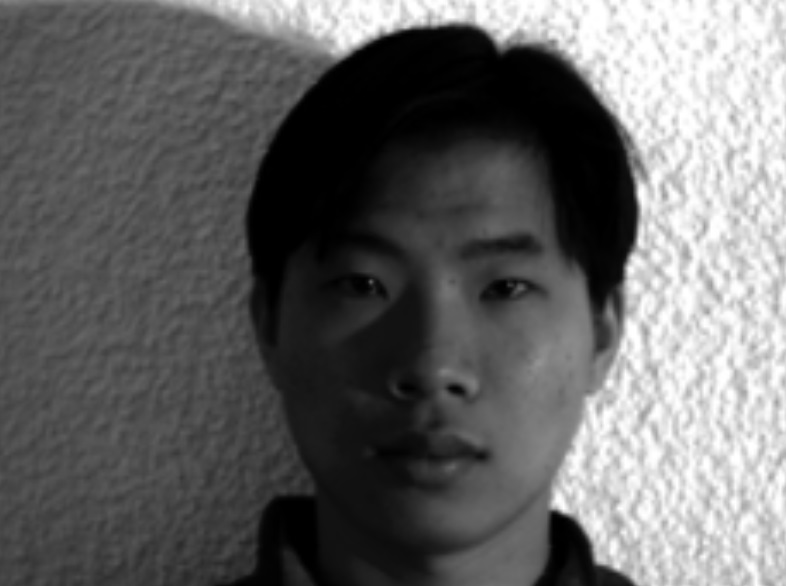
#> input picture Normalizacion/tarea/chino.jpg, 786 x 586 px
$ python sqi_norm_hst.py
#> lines starting #> are read from the running program, lines starting #| are printed output that depends on the picture
#> further down, image is the input picture: shape (586, 786); min 0, max 255, mean 101.7
import cv2
import numpy as np
import matplotlib.pyplot as plt

def self_quotient_image(image, filter_size=30, epsilon=1.5):
    # Asegurarse de que filter_size es impar
#> called with filter_size = 30, epsilon = 1.5
    if filter_size <= 0 or filter_size % 2 == 0:
        filter_size = max(3, filter_size | 1)  # Convertir a un número impar positivo mínimo 3

    # Suavizado de la imagen con un filtro gaussiano
    smoothed = cv2.GaussianBlur(image, (filter_size, filter_size), 0)
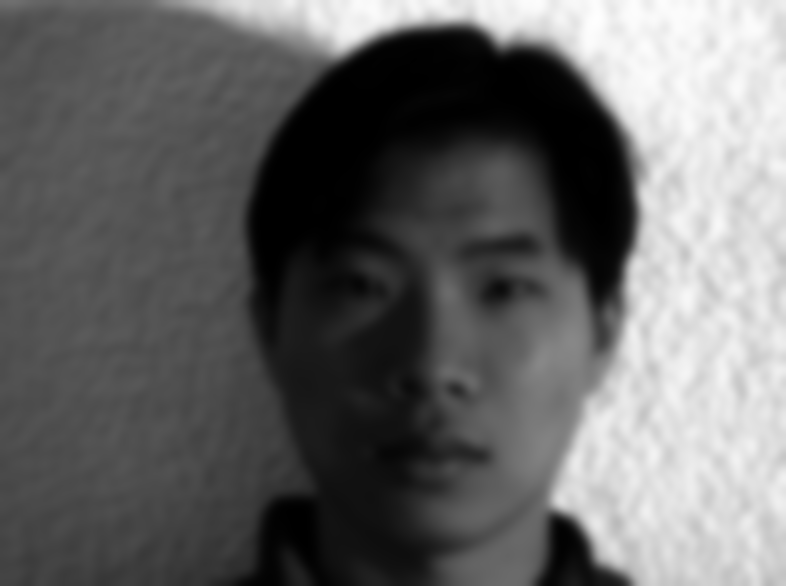
#> smoothed: shape (586, 786); min 0, max 254, mean 101.7

    # Cálculo de la Self-Quotient Image
    sqi = image / (smoothed + epsilon)
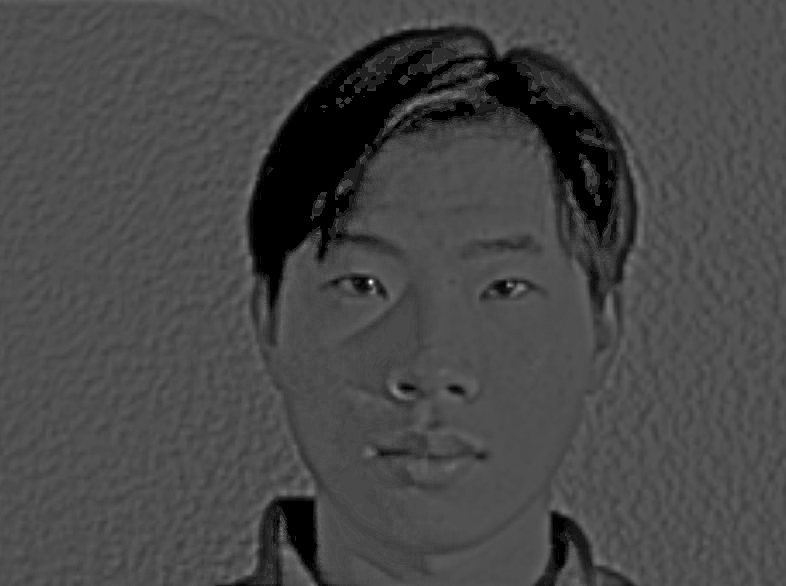
#> sqi: shape (586, 786) float64; min 0, max 3.16, mean 0.893; drawn with min black and max white

    # Normalización para que la imagen esté en un rango de 0 a 255
    sqi_normalized = cv2.normalize(sqi, None, 0, 255, cv2.NORM_MINMAX)

    return sqi_normalized.astype(np.uint8)

# Cargar imagen de entrada (escala de grises)
image_path = "tarea/chino.jpg"  # Cambia esta ruta por la de tu imagen
image = cv2.imread(image_path, cv2.IMREAD_GRAYSCALE)

if image is None:
    raise ValueError("No se pudo cargar la imagen. Asegúrate de que la ruta sea correcta.")

# Aplicar el método Self-Quotient Image
sqi_result = self_quotient_image(image, filter_size=30)

# Calcular histogramas
hist_original, bins_original = np.histogram(image.flatten(), bins=256, range=[0, 256])
#> hist_original = 256 values, max 24492 at index 0, min 77 at index 156, mean 1799.2; bins_original = 257 values from 0 to 256
hist_sqi, bins_sqi = np.histogram(sqi_result.flatten(), bins=256, range=[0, 256])
#> hist_sqi = 256 values, max 38934 at index 81, min 0 at index 130, mean 1799.2; bins_sqi = 257 values from 0 to 256

# Mostrar resultados
plt.figure(figsize=(12, 10))

# Imagen Original
plt.subplot(2, 2, 1)
plt.title("Imagen Original")
plt.imshow(image, cmap="gray")
plt.axis("off")

# Self-Quotient Image
plt.subplot(2, 2, 2)
plt.title("Self-Quotient Image")
plt.imshow(sqi_result, cmap="gray")
plt.axis("off")

# Histograma de la Imagen Original
plt.subplot(2, 2, 3)
plt.title("Histograma - Imagen Original")
plt.plot(hist_original, color='black')
plt.xlabel("Intensidad de píxeles")
plt.ylabel("Frecuencia")

# Histograma de la Imagen Filtrada (Self-Quotient Image)
plt.subplot(2, 2, 4)
plt.title("Histograma - Self-Quotient Image")
plt.plot(hist_sqi, color='black')
plt.xlabel("Intensidad de píxeles")
plt.ylabel("Frecuencia")

plt.tight_layout()
plt.show()
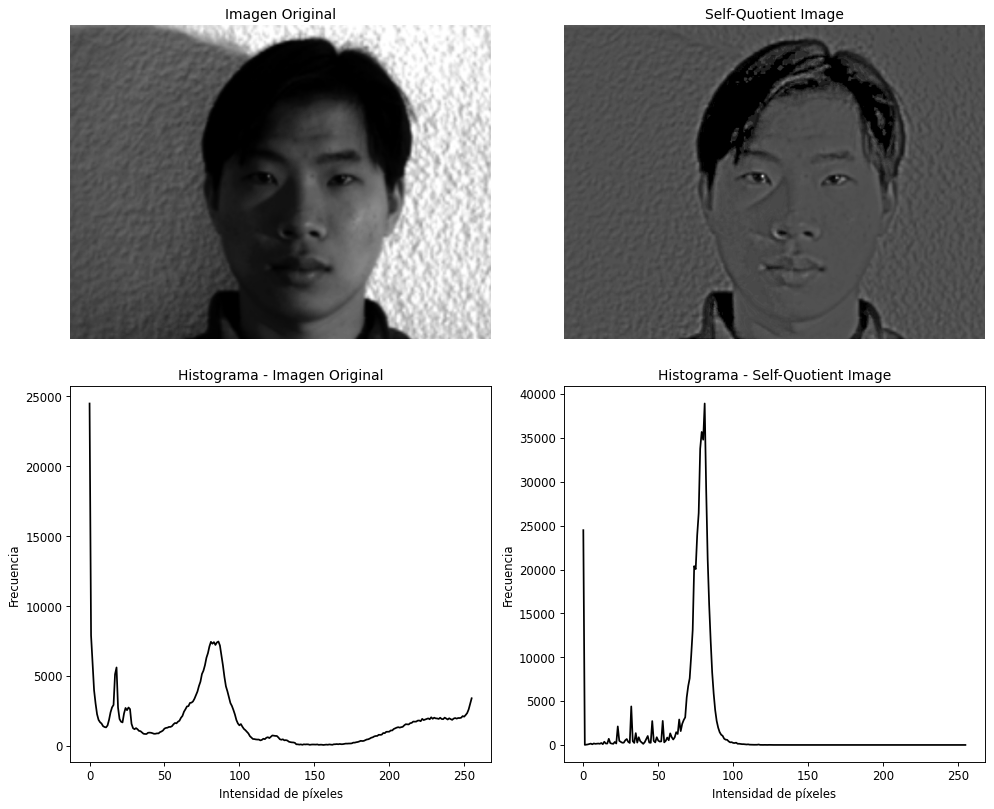
#> figure drawn by matplotlib, 4 panels; panel 3: curve peaks at x = 0, y = 24492; panel 4: curve peaks at x = 81, y = 38934

$ run again, with Normalizacion/tarea/periodico.jpg copied over Normalizacion/tarea/chino.jpg
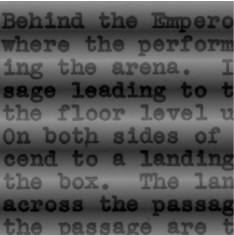
#> input picture Normalizacion/tarea/periodico.jpg, 234 x 235 px
#> image is the input picture: shape (235, 234); min 0, max 255, mean 82.7
#> in self_quotient_image, `sqi = image / (smoothed + epsilon)`:
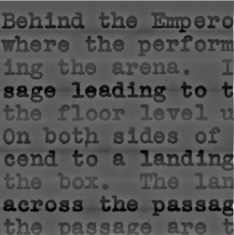
#> sqi: shape (235, 234) float64; min 0, max 2.88, mean 0.961; drawn with min black and max white
#> hist_original = 256 values, max 744 at index 50, min 0 at index 153, mean 214.8; bins_original = 257 values from 0 to 256
#> hist_sqi = 256 values, max 2564 at index 96, min 0 at index 138, mean 214.8; bins_sqi = 257 values from 0 to 256
#> `plt.show()`:
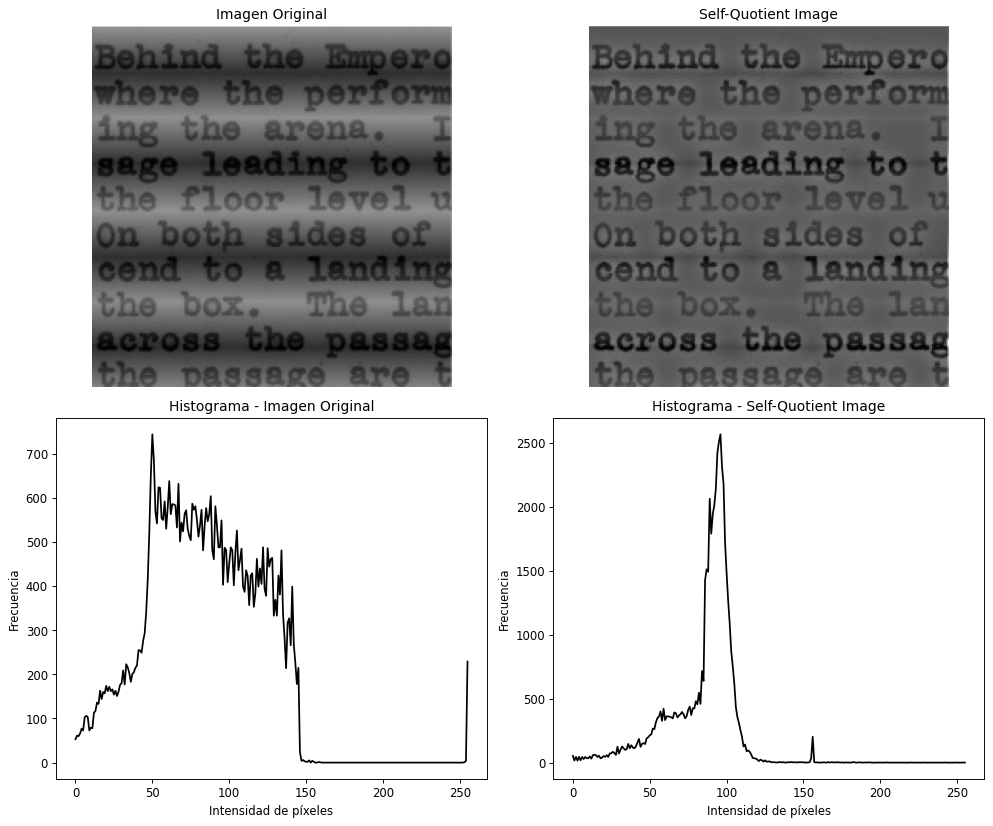
#> figure drawn by matplotlib, 4 panels; panel 3: curve peaks at x = 50, y = 744; panel 4: curve peaks at x = 96, y = 2564
